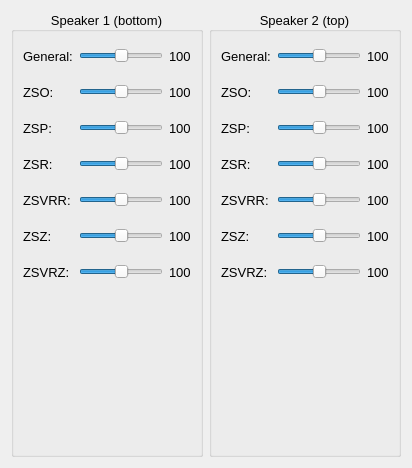
            <widget class="QWidget" name="volume">
             <attribute name="title">
              <string>Volume</string>
             </attribute>
             <layout class="QGridLayout" name="gridLayout_6">
              <item row="0" column="0">
               <widget class="QGroupBox" name="gb_speakerone">
                <property name="font">
                 <font>
                  <pointsize>10</pointsize>
                 </font>
                </property>
                <property name="title">
                 <string>Speaker 1 (bottom)</string>
                </property>
                <property name="alignment">
                 <set>Qt::AlignCenter</set>
                </property>
                <layout class="QVBoxLayout" name="verticalLayout_9">
                 <item>
                  <layout class="QGridLayout" name="gridLayout_14">
                   <item row="0" column="0">
                    <widget class="QLabel" name="label_12">
                     <property name="text">
                      <string>General:</string>
                     </property>
                    </widget>
                   </item>
                   <item row="0" column="1">
                    <widget class="QSlider" name="hs_general_spone">
                     <property name="minimumSize">
                      <size>
                       <width>0</width>
                       <height>30</height>
                      </size>
                     </property>
                     <property name="maximum">
                      <number>100</number>
                     </property>
                     <property name="value">
                      <number>50</number>
                     </property>
                     <property name="orientation">
                      <enum>Qt::Horizontal</enum>
                     </property>
                    </widget>
                   </item>
                   <item row="0" column="2">
                    <widget class="QLabel" name="lb_general_spone">
                     <property name="text">
                      <string>100</string>
                     </property>
                    </widget>
                   </item>
                   <item row="1" column="0">
                    <widget class="QLabel" name="label_6">
                     <property name="text">
                      <string>ZSO:</string>
                     </property>
                    </widget>
                   </item>
                   <item row="1" column="1">
                    <widget class="QSlider" name="hs_one_zso">
                     <property name="minimumSize">
                      <size>
                       <width>0</width>
                       <height>30</height>
                      </size>
                     </property>
                     <property name="maximum">
                      <number>100</number>
                     </property>
                     <property name="singleStep">
                      <number>1</number>
                     </property>
                     <property name="value">
                      <number>50</number>
                     </property>
                     <property name="orientation">
                      <enum>Qt::Horizontal</enum>
                     </property>
                    </widget>
                   </item>
                   <item row="1" column="2">
                    <widget class="QLabel" name="lb_one_zso">
                     <property name="text">
                      <string>100</string>
                     </property>
                    </widget>
                   </item>
                   <item row="2" column="0">
                    <widget class="QLabel" name="label_7">
                     <property name="text">
                      <string>ZSP:</string>
                     </property>
                    </widget>
                   </item>
                   <item row="2" column="1">
                    <widget class="QSlider" name="hs_one_zsp">
                     <property name="minimumSize">
                      <size>
                       <width>0</width>
                       <height>30</height>
                      </size>
                     </property>
                     <property name="maximum">
                      <number>100</number>
                     </property>
                     <property name="singleStep">
                      <number>1</number>
                     </property>
                     <property name="value">
                      <number>50</number>
                     </property>
                     <property name="orientation">
                      <enum>Qt::Horizontal</enum>
                     </property>
                    </widget>
                   </item>
                   <item row="2" column="2">
                    <widget class="QLabel" name="lb_one_zsp">
                     <property name="text">
                      <string>100</string>
                     </property>
                    </widget>
                   </item>
                   <item row="3" column="0">
                    <widget class="QLabel" name="label_8">
                     <property name="text">
                      <string>ZSR:   </string>
                     </property>
                    </widget>
                   </item>
                   <item row="3" column="1">
                    <widget class="QSlider" name="hs_one_zsr">
                     <property name="minimumSize">
                      <size>
                       <width>0</width>
                       <height>30</height>
                      </size>
                     </property>
                     <property name="maximum">
                      <number>100</number>
                     </property>
                     <property name="singleStep">
                      <number>1</number>
                     </property>
                     <property name="value">
                      <number>50</number>
                     </property>
                     <property name="orientation">
                      <enum>Qt::Horizontal</enum>
                     </property>
                    </widget>
                   </item>
                   <item row="3" column="2">
                    <widget class="QLabel" name="lb_one_zsr">
                     <property name="text">
                      <string>100</string>
                     </property>
                    </widget>
                   </item>
                   <item row="4" column="0">
                    <widget class="QLabel" name="label_9">
                     <property name="text">
                      <string>ZSVRR:</string>
                     </property>
                    </widget>
                   </item>
                   <item row="4" column="1">
                    <widget class="QSlider" name="hs_one_zsvrr">
                     <property name="minimumSize">
                      <size>
                       <width>0</width>
                       <height>30</height>
                      </size>
                     </property>
                     <property name="maximum">
                      <number>100</number>
                     </property>
                     <property name="singleStep">
                      <number>1</number>
                     </property>
                     <property name="value">
                      <number>50</number>
                     </property>
                     <property name="orientation">
                      <enum>Qt::Horizontal</enum>
                     </property>
                    </widget>
                   </item>
                   <item row="4" column="2">
                    <widget class="QLabel" name="lb_one_zsvrr">
                     <property name="text">
                      <string>100</string>
                     </property>
                    </widget>
                   </item>
                   <item row="5" column="0">
                    <widget class="QLabel" name="label_10">
                     <property name="text">
                      <string>ZSZ:</string>
                     </property>
                    </widget>
                   </item>
                   <item row="5" column="1">
                    <widget class="QSlider" name="hs_one_zsz">
                     <property name="minimumSize">
                      <size>
                       <width>0</width>
                       <height>30</height>
                      </size>
                     </property>
                     <property name="maximum">
                      <number>100</number>
                     </property>
                     <property name="singleStep">
                      <number>1</number>
                     </property>
                     <property name="value">
                      <number>50</number>
                     </property>
                     <property name="orientation">
                      <enum>Qt::Horizontal</enum>
                     </property>
                    </widget>
                   </item>
                   <item row="5" column="2">
                    <widget class="QLabel" name="lb_one_zsz">
                     <property name="text">
                      <string>100</string>
                     </property>
                    </widget>
                   </item>
                   <item row="6" column="0">
                    <widget class="QLabel" name="label_11">
                     <property name="text">
                      <string>ZSVRZ:</string>
                     </property>
                    </widget>
                   </item>
                   <item row="6" column="1">
                    <widget class="QSlider" name="hs_one_zsvrz">
                     <property name="minimumSize">
                      <size>
                       <width>0</width>
                       <height>30</height>
                      </size>
                     </property>
                     <property name="maximum">
                      <number>100</number>
                     </property>
                     <property name="singleStep">
                      <number>1</number>
                     </property>
                     <property name="value">
                      <number>50</number>
                     </property>
                     <property name="orientation">
                      <enum>Qt::Horizontal</enum>
                     </property>
                    </widget>
                   </item>
                   <item row="6" column="2">
                    <widget class="QLabel" name="lb_one_zsvrz">
                     <property name="text">
                      <string>100</string>
                     </property>
                    </widget>
                   </item>
                  </layout>
                 </item>
                 <item>
                  <spacer name="vsOneSpeaker">
                   <property name="orientation">
                    <enum>Qt::Vertical</enum>
                   </property>
                   <property name="sizeHint" stdset="0">
                    <size>
                     <width>20</width>
                     <height>158</height>
                    </size>
                   </property>
                  </spacer>
                 </item>
                </layout>
                <zorder>vsOneSpeaker</zorder>
               </widget>
              </item>
              <item row="0" column="1">
               <widget class="QGroupBox" name="gb_speakertwo">
                <property name="font">
                 <font>
                  <pointsize>10</pointsize>
                 </font>
                </property>
                <property name="title">
                 <string>Speaker 2 (top)</string>
                </property>
                <property name="alignment">
                 <set>Qt::AlignCenter</set>
                </property>
                <layout class="QVBoxLayout" name="verticalLayout_10">
                 <item>
                  <layout class="QGridLayout" name="gridLayout_9">
                   <item row="0" column="0">
                    <widget class="QLabel" name="label_13">
                     <property name="text">
                      <string>General:</string>
                     </property>
                    </widget>
                   </item>
                   <item row="0" column="1">
                    <widget class="QSlider" name="hs_general_sptwo">
                     <property name="minimumSize">
                      <size>
                       <width>0</width>
                       <height>30</height>
                      </size>
                     </property>
                     <property name="maximum">
                      <number>100</number>
                     </property>
                     <property name="singleStep">
                      <number>1</number>
                     </property>
                     <property name="value">
                      <number>50</number>
                     </property>
                     <property name="orientation">
                      <enum>Qt::Horizontal</enum>
                     </property>
                    </widget>
                   </item>
                   <item row="0" column="2">
                    <widget class="QLabel" name="lb_general_sptwo">
                     <property name="text">
                      <string>100</string>
                     </property>
                    </widget>
                   </item>
                   <item row="1" column="0">
                    <widget class="QLabel" name="label_14">
                     <property name="text">
                      <string>ZSO:</string>
                     </property>
                    </widget>
                   </item>
                   <item row="1" column="1">
                    <widget class="QSlider" name="hs_two_zso">
                     <property name="minimumSize">
                      <size>
                       <width>0</width>
                       <height>30</height>
                      </size>
                     </property>
                     <property name="maximum">
                      <number>100</number>
                     </property>
                     <property name="singleStep">
                      <number>1</number>
                     </property>
                     <property name="value">
                      <number>50</number>
                     </property>
                     <property name="orientation">
                      <enum>Qt::Horizontal</enum>
                     </property>
                    </widget>
                   </item>
                   <item row="1" column="2">
                    <widget class="QLabel" name="lb_two_zso">
                     <property name="text">
                      <string>100</string>
                     </property>
                    </widget>
                   </item>
                   <item row="2" column="0">
                    <widget class="QLabel" name="label_15">
                     <property name="text">
                      <string>ZSP:</string>
                     </property>
                    </widget>
                   </item>
                   <item row="2" column="1">
                    <widget class="QSlider" name="hs_two_zsp">
                     <property name="minimumSize">
                      <size>
                       <width>0</width>
                       <height>30</height>
                      </size>
                     </property>
                     <property name="maximum">
                      <number>100</number>
                     </property>
                     <property name="singleStep">
                      <number>1</number>
                     </property>
                     <property name="value">
                      <number>50</number>
                     </property>
                     <property name="orientation">
                      <enum>Qt::Horizontal</enum>
                     </property>
                    </widget>
                   </item>
                   <item row="2" column="2">
                    <widget class="QLabel" name="lb_two_zsp">
                     <property name="text">
                      <string>100</string>
                     </property>
                    </widget>
                   </item>
                   <item row="3" column="0">
                    <widget class="QLabel" name="label_16">
                     <property name="text">
                      <string>ZSR:</string>
                     </property>
                    </widget>
                   </item>
                   <item row="3" column="1">
                    <widget class="QSlider" name="hs_two_zsr">
                     <property name="minimumSize">
                      <size>
                       <width>0</width>
                       <height>30</height>
                      </size>
                     </property>
                     <property name="maximum">
                      <number>100</number>
                     </property>
                     <property name="singleStep">
                      <number>1</number>
                     </property>
                     <property name="value">
                      <number>50</number>
                     </property>
                     <property name="orientation">
                      <enum>Qt::Horizontal</enum>
                     </property>
                    </widget>
                   </item>
                   <item row="3" column="2">
                    <widget class="QLabel" name="lb_two_zsr">
                     <property name="text">
                      <string>100</string>
                     </property>
                    </widget>
                   </item>
                   <item row="4" column="0">
                    <widget class="QLabel" name="label_17">
                     <property name="text">
                      <string>ZSVRR:</string>
                     </property>
                    </widget>
                   </item>
                   <item row="4" column="1">
                    <widget class="QSlider" name="hs_two_zsvrr">
                     <property name="minimumSize">
                      <size>
                       <width>0</width>
                       <height>30</height>
                      </size>
                     </property>
                     <property name="maximum">
                      <number>100</number>
                     </property>
                     <property name="singleStep">
                      <number>1</number>
                     </property>
                     <property name="value">
                      <number>50</number>
                     </property>
                     <property name="orientation">
                      <enum>Qt::Horizontal</enum>
                     </property>
                    </widget>
                   </item>
                   <item row="4" column="2">
                    <widget class="QLabel" name="lb_two_zsvrr">
                     <property name="text">
                      <string>100</string>
                     </property>
                    </widget>
                   </item>
                   <item row="5" column="0">
                    <widget class="QLabel" name="label_18">
                     <property name="text">
                      <string>ZSZ:</string>
                     </property>
                    </widget>
                   </item>
                   <item row="5" column="1">
                    <widget class="QSlider" name="hs_two_zsz">
                     <property name="minimumSize">
                      <size>
                       <width>0</width>
                       <height>30</height>
                      </size>
                     </property>
                     <property name="maximum">
                      <number>100</number>
                     </property>
                     <property name="singleStep">
                      <number>1</number>
                     </property>
                     <property name="value">
                      <number>50</number>
                     </property>
                     <property name="orientation">
                      <enum>Qt::Horizontal</enum>
                     </property>
                    </widget>
                   </item>
                   <item row="5" column="2">
                    <widget class="QLabel" name="lb_two_zsz">
                     <property name="text">
                      <string>100</string>
                     </property>
                    </widget>
                   </item>
                   <item row="6" column="0">
                    <widget class="QLabel" name="label_19">
                     <property name="text">
                      <string>ZSVRZ:</string>
                     </property>
                    </widget>
                   </item>
                   <item row="6" column="1">
                    <widget class="QSlider" name="hs_two_zsvrz">
                     <property name="minimumSize">
                      <size>
                       <width>0</width>
                       <height>30</height>
                      </size>
                     </property>
                     <property name="maximum">
                      <number>100</number>
                     </property>
                     <property name="singleStep">
                      <number>1</number>
                     </property>
                     <property name="value">
                      <number>50</number>
                     </property>
                     <property name="orientation">
                      <enum>Qt::Horizontal</enum>
                     </property>
                    </widget>
                   </item>
                   <item row="6" column="2">
                    <widget class="QLabel" name="lb_two_zsvrz">
                     <property name="text">
                      <string>100</string>
                     </property>
                    </widget>
                   </item>
                  </layout>
                 </item>
                 <item>
                  <spacer name="vsTwoSpeaker">
                   <property name="orientation">
                    <enum>Qt::Vertical</enum>
                   </property>
                   <property name="sizeHint" stdset="0">
                    <size>
                     <width>20</width>
                     <height>40</height>
                    </size>
                   </property>
                  </spacer>
                 </item>
                </layout>
               </widget>
              </item>
             </layout>
            </widget>
